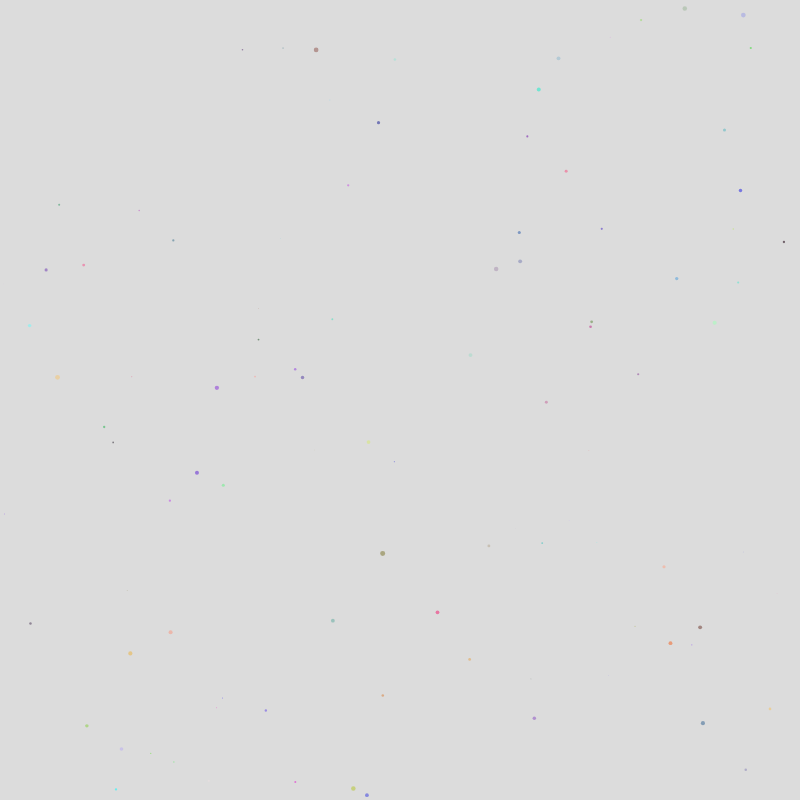
Frame 1 (no input)
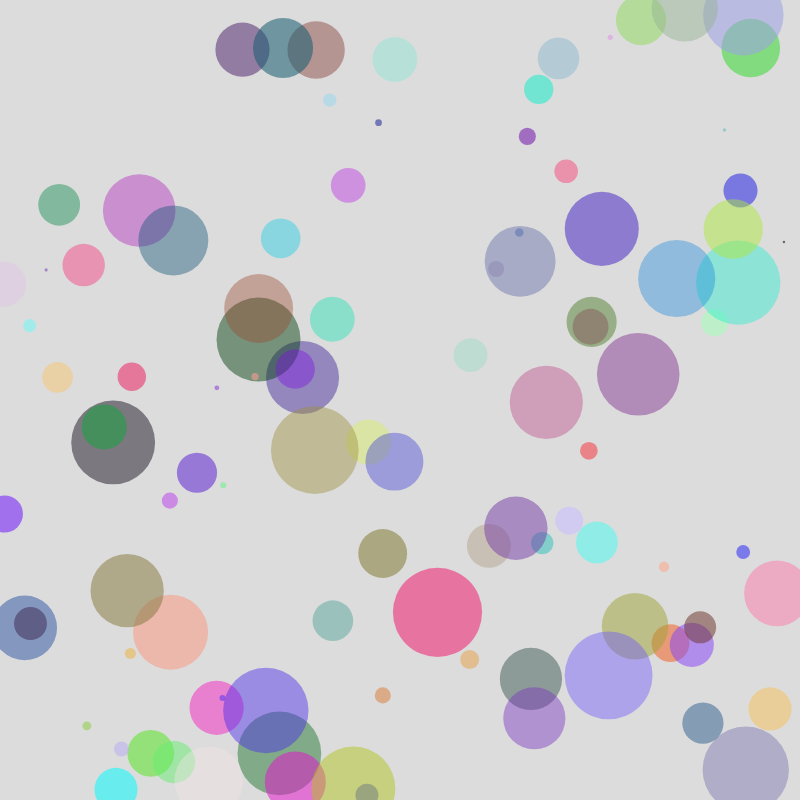
Frame 60 (no input)
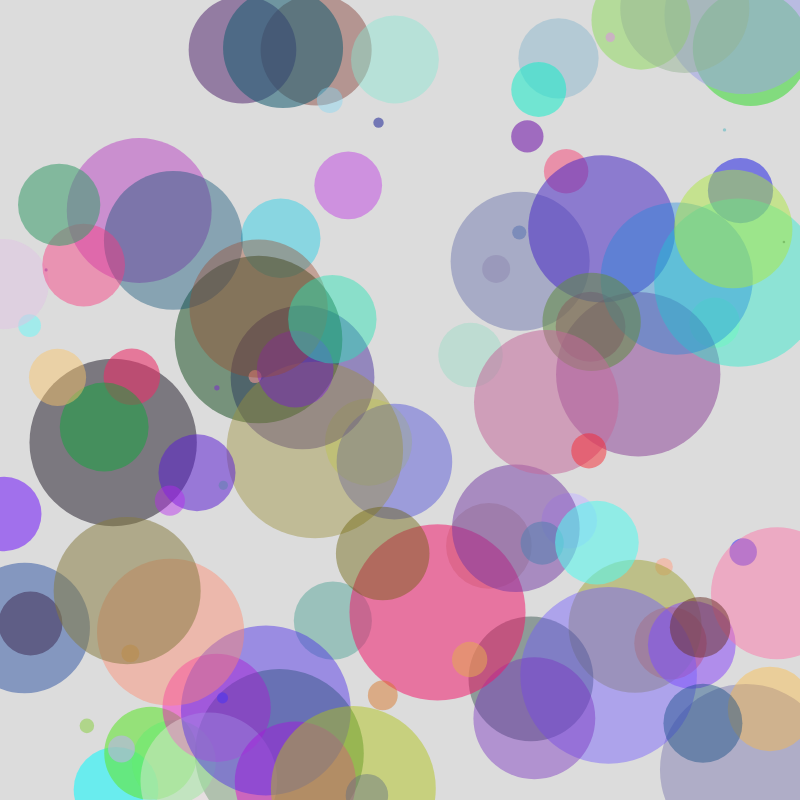
Frame 120 (the mouse pressed at the canvas centre since frame 60)

The p5.js sketch that drew these frames (run headless with seeded random() and noise() and a simulated clock; from frame 60 on, the mouse is pressed at the canvas centre):

// p5.js sketch
// ── sketch.js
let bubbles = [];

function setup() {
  createCanvas(800, 800);

  for (let i = 0; i < 100; i++) {
    let colorVals = color(
      random(255),
      random(255),
      random(255),
      random(100, 150)
    );
    let growth = random(1.5);
    let diameter = random(5);
    let timer = random(20);
    let x = random(diameter, height - diameter);
    let y = random(diameter, width - diameter);
    bubbles.push(new Bubble(x, y, diameter, timer, growth, colorVals));
  }
}

function draw() {
  background(220);

  for (let i = 0; i < bubbles.length; i++) {
    bubbles[i].run();
  }
}

function mousePressed() {
  for (let i = bubbles.length - 1; i >= 0; i--) {
    let popped = bubbles[i].pop();
    if (popped) {
      bubbles.splice(i, 1);
      break;
    }
  }
}

class Bubble {
  constructor(posX, posY, diameter, timer, growth, colorValues) {
    this.color = color(colorValues);
    this.size = diameter;
    this.timer = timer;
    this.growth = growth;
    this.x = posX;
    this.y = posY;
    this.radius = this.size / 2;
  }

  run() {
    this.draw();
    this.update();
  }

  draw() {
    noStroke();
    fill(this.color);
    circle(this.x, this.y, this.size);
  }

  update() {
    this.size += this.growth;
    this.radius = this.size / 2;
  }

  pop() {
    let d = dist(mouseX, mouseY, this.x, this.y);
    if (d < this.radius) {
      return true;
    }
  }
}
